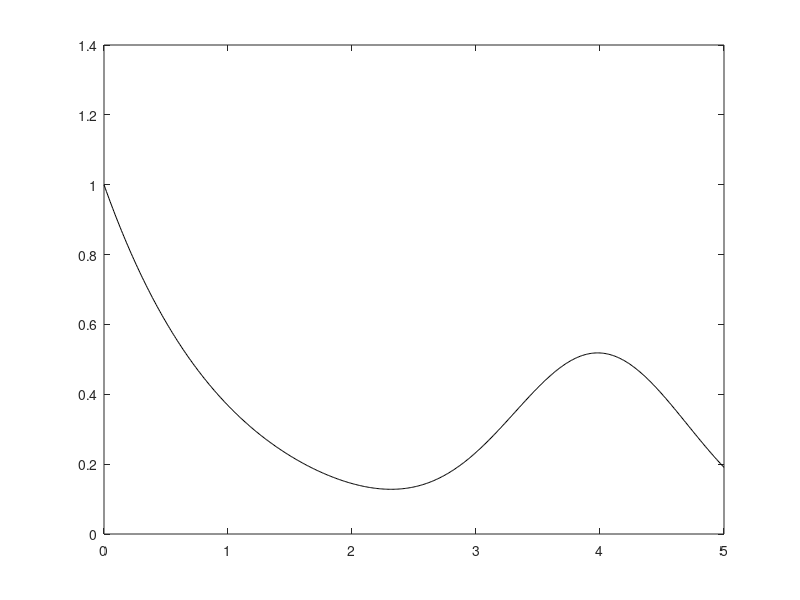

This figure's MATLAB source: (Note: this script raises an error after producing the figure.)
%CONVERGENCIA DE LES QUADATURES COMPOSTES
%L'objectiu d'aquest exercici es comprovar la convergencia de les
%quadratures compostes. Aquest script mostra l'evolucio de l'error en 
%funcio del numero d'avaluacions de la funcio (cost) per a la quadratura 
%composta del trapezi. 
%
%Completa l'script per a dibuixar tambe l'evolucio de l'error per 
%a les quadratures compostes de:
% a) Simpson
% b) Gauss-Legendre amb 2 punts a cada subinterval (n=1)
% c) Gauss-Legendre amb 3 punts a cada subinterval (n=2)
%
%Observa la convergencia assimptotica. Tenen les quadratures el
%comportament esperat?
%
%Representa ara l'error per al segon exemple (paradoja de Runge).
%Compara l'evolucio de l'error amb l'error amb quadratures simples (1 sol
%interval, augmentant n)

clear all; close all; clc

%Exemple 1
f = @(x)( exp(-x)+0.5*exp(-(x-4).^2) ); 
a = 0; b = 5; 
I_ex = exp(-a) - exp(-b) + (1/4)*sqrt(pi)*(erf(b-4) - erf(a-4));


%Exemple 2
%f = @(x)(1./(1+x.^2)); a = -4; b = 4; I_ex = (atan(b) - atan(a)); 

%Dibuixem la funcio
xaxis = a:0.01:b;
figure(1)
plot(xaxis, f(xaxis),'k');

%% Composta de trapezi
errorTrap=[];
for k=1:5
    m = 2*2^k; %numero d'intervals
    errorTrap = [errorTrap, abs(compostaTrapezi(f,a,b,m)-I_ex)];
end
nPuntsTrap = 2*2.^[1:5]+1;
ajustTrap = (polyfit(log10(nPuntsTrap(end-2:end)),log10(errorTrap(end-2:end)),1));

%Grafica errors
figure(2) 
plot(log10(nPuntsTrap),log10(errorTrap),'-o')
hold on
xlabel('log_{10}(#punts)'), ylabel('log_{10}(error)')

fprintf('\nPendent 3 darrers punts:\n Composta trapezi: %0.1f \n',ajustTrap(1))


%% Composta de Simpson
error_Simpson = [];
for k = 1 : 5
    m = 2 * 2^k;
    error_Simpson = [error_Simpson, abs(compostaSimpson(f,a,b,m) - I_ex)];
end

nPuntsTrap = 2*2.^[1:5]+1;
plot(log10(nPuntsTrap),log10(error_Simpson),'-*')


%% Composta de Gauss-Legendre amb n = 1 (2 punts per subinterval)
error_GL1 = []; error_GL2 = [];
for k = 1 : 5
    m = 2 * 2^k;
    error_GL1 = [error_GL1, abs(composta_GL(f,a,b,m,1) - I_ex)];
    error_GL2 = [error_GL2, abs(composta_GL(f,a,b,m,2) - I_ex)];
end

nPuntsTrap = 2*2.^[1:5]+1;
plot(log10(nPuntsTrap),log10(error_GL1),'-x')
plot(log10(nPuntsTrap),log10(error_GL2),'-+')
legend('Composta de trapezi','Composta de Simpson', 'Composta de G-L(n=1)', 'Composta de G-L(n=2)')

